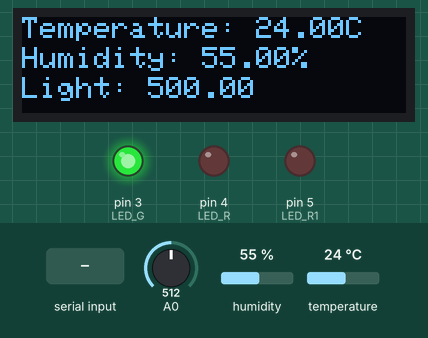
Recording of a sketch running on a simulated Arduino Uno, built with avr-gcc and run on an emulated ATmega328P. Shown: 128×32 one-colour display, output pins drawn as LEDs (lit = HIGH). The inputs (shaded band) are chosen by the test bench; at power-on: A0 = 512, humidity 55 %, temperature 24 °C. What the sketch prints to the serial monitor is not drawn.

Above: at 3.2 s.
3.3 s: A0 set to 78
At 5.3 s:
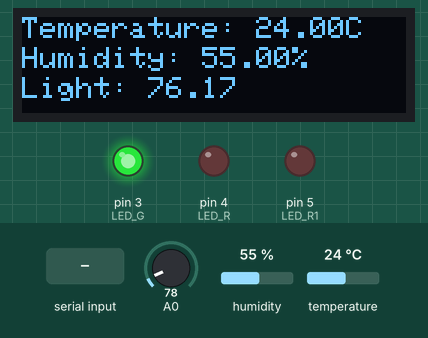
5.6 s: A0 set to 65
At 7.3 s:
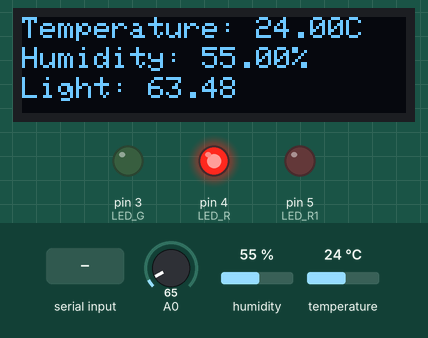
7.6 s: "ON" received over Serial
At 10.0 s:
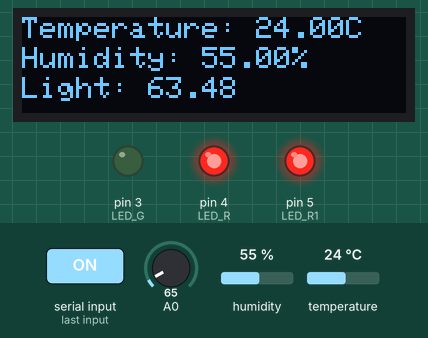
10.7 s: A0 set to 122
At 11.9 s:
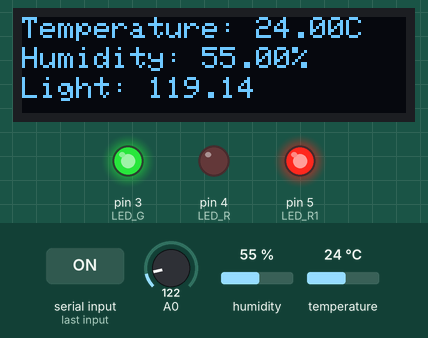
12.7 s: humidity set to 22 %
At 13.8 s:
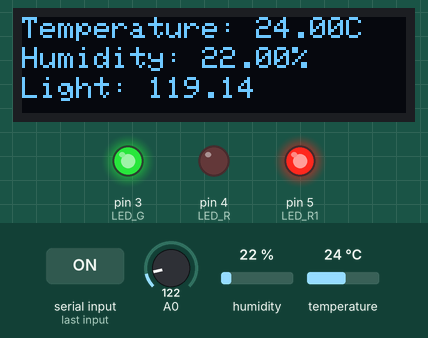
14.7 s: temperature set to 12 °C
At 15.8 s:
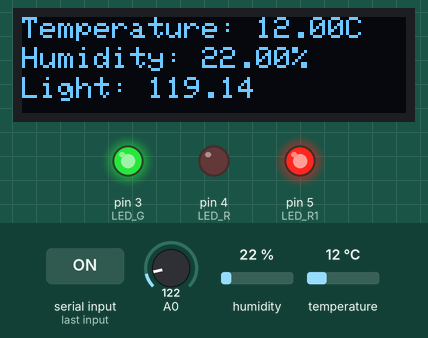
Timing chart, 0 to 17.7 s (numbered marks = the images above; inputs shaded):
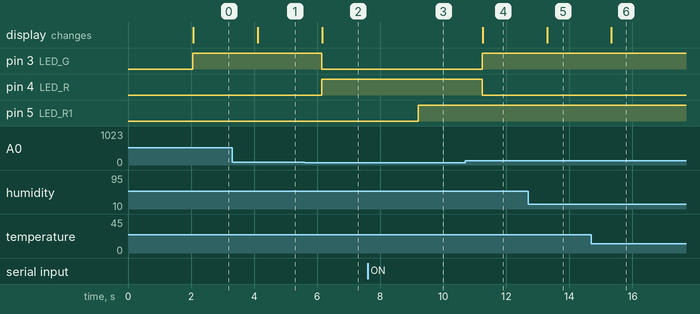

The sketch:

NT532.ino
```cpp
#include <SPI.h>
#include <Wire.h>
#include "DHT.h"
#include <Adafruit_GFX.h>
#include <Adafruit_SSD1306.h>

#define SCREEN_WIDTH 128 // OLED display width, in pixels
#define SCREEN_HEIGHT 32

#define DHTPIN 2
#define LED_G 3
#define LED_R 4
#define LED_R1 5
#define DHTTYPE DHT11

#define OLED_RESET -1 // Reset pin # (or -1 if sharing Arduino reset pin)
#define SCREEN_ADDRESS 0x3C ///< See datasheet for Address; 0x3D for 128x64, 0x3C for 128x32

Adafruit_SSD1306 display(SCREEN_WIDTH, SCREEN_HEIGHT, &Wire, OLED_RESET);
    float lux;
    DHT dht(DHTPIN, DHTTYPE, 6);

    // Light sensor (0-1024)
    void temp_6000(){
    float volts = analogRead(A0) * 5.0 / 1024.0;
    float amps = volts / 10000.0; // across 10,000 Ohms
    float microamps = amps * 1000000;
    lux = microamps * 2.0;
}

// mang hinh oled i2c
void SSD_1306(){
    if(!display.begin(SSD1306_SWITCHCAPVCC, 0x3C)) { // Address 0x3D for 128x64
    }
      delay(2000);
      display.clearDisplay();
    }

void temp_humi(){
    float h = dht.readHumidity();
    float t = dht.readTemperature();

    Serial.print(String(t)+" "+String(h)+" "+String(lux));
    if ( lux > 70 )
    {
      digitalWrite(LED_G, HIGH);
      digitalWrite(LED_R, LOW);
    }
    else
    {
      digitalWrite(LED_G, LOW);
      digitalWrite(LED_R, HIGH);
    }

    display.setTextSize(1);
    display.setTextColor(WHITE);
    display.setCursor(0, 10);

    // Display static text
    display.clearDisplay();
    display.print("Humidity: ");
    display.print(h);
    display.println("%");

    display.setCursor(0, 0);
    display.print("Temperature: ");
    display.print(t);
    display.println("C");

    display.setCursor(0, 20);
    display.print("Light: ");
    display.print(lux);

    display.display();

}

void setup() {
    // put your setup code here, to run once:
    Serial.begin(9600);
    SSD_1306();
    // Serial.println(F("DHTxx test!"));
    dht.begin();

    pinMode(LED_G, OUTPUT);
    pinMode(LED_R, OUTPUT);
    pinMode(LED_R1, OUTPUT);
}

void loop() {
    temp_6000();

    temp_humi();

    if (Serial.available() > 0 ){
        String data = Serial.readString();
        if(data == "ON"){
          digitalWrite(LED_R1, HIGH);
        } else if (data == "OFF"){
          digitalWrite(LED_R1, LOW);
        } else;
    }

    delay(2000);
}
```

Measured:
- the behaviour switches between 72 and 71 on A0 (found by bisection; images 1 and 2)
- after the input at 3.3 s, the display: changes after 0.82 s (image 1)
- after the input at 5.6 s, pin 3 (LED_G): HIGH → LOW after 0.54 s; pin 4 (LED_R): LOW → HIGH after 0.54 s; the display: changes after 0.56 s (image 2)
- after the input at 7.6 s, pin 5 (LED_R1): LOW → HIGH after 1.6 s
- after the input at 10.7 s, pin 3 (LED_G): LOW → HIGH after 0.53 s; pin 4 (LED_R): HIGH → LOW after 0.53 s; the display: changes after 0.55 s (image 4)
- after the input at 12.7 s, the display: changes after 0.59 s (image 5)
- after the input at 14.7 s, the display: changes after 0.64 s (image 6)
